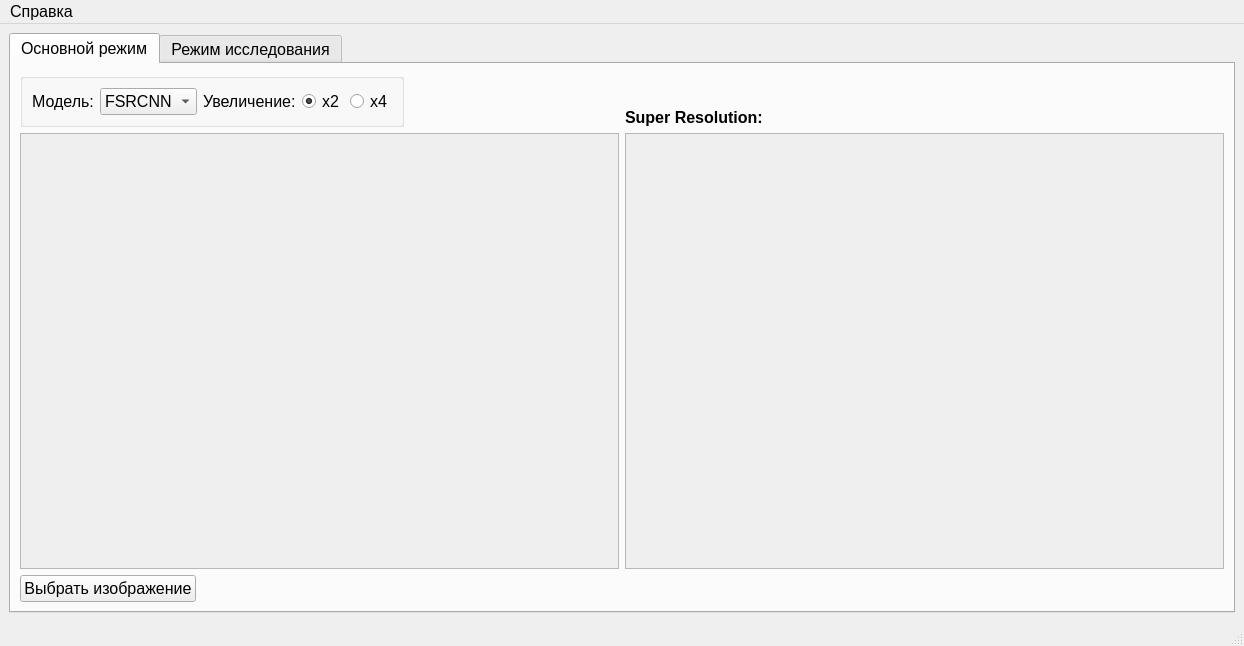
<?xml version="1.0" encoding="UTF-8"?>
<ui version="4.0">
 <class>MainWindow</class>
 <widget class="QMainWindow" name="MainWindow">
  <property name="geometry">
   <rect>
    <x>0</x>
    <y>0</y>
    <width>1244</width>
    <height>646</height>
   </rect>
  </property>
  <property name="sizePolicy">
   <sizepolicy hsizetype="Preferred" vsizetype="Preferred">
    <horstretch>0</horstretch>
    <verstretch>0</verstretch>
   </sizepolicy>
  </property>
  <property name="font">
   <font>
    <pointsize>12</pointsize>
   </font>
  </property>
  <property name="windowTitle">
   <string>Infrared Super Resolution</string>
  </property>
  <widget class="QWidget" name="centralwidget">
   <layout class="QGridLayout" name="gridLayout_3">
    <item row="0" column="0">
     <widget class="QTabWidget" name="tabWidget">
      <property name="currentIndex">
       <number>0</number>
      </property>
      <widget class="QWidget" name="tab_2">
       <attribute name="title">
        <string>Основной режим</string>
       </attribute>
       <layout class="QGridLayout" name="gridLayout_5">
        <item row="0" column="0">
         <widget class="QGroupBox" name="gbToolbarProduction">
          <property name="sizePolicy">
           <sizepolicy hsizetype="Fixed" vsizetype="Fixed">
            <horstretch>0</horstretch>
            <verstretch>0</verstretch>
           </sizepolicy>
          </property>
          <property name="title">
           <string/>
          </property>
          <property name="alignment">
           <set>Qt::AlignLeading|Qt::AlignLeft|Qt::AlignVCenter</set>
          </property>
          <layout class="QGridLayout" name="gridLayout_4">
           <property name="sizeConstraint">
            <enum>QLayout::SetDefaultConstraint</enum>
           </property>
           <item row="0" column="8">
            <widget class="QRadioButton" name="rbProduction_x4">
             <property name="sizePolicy">
              <sizepolicy hsizetype="Fixed" vsizetype="Fixed">
               <horstretch>0</horstretch>
               <verstretch>0</verstretch>
              </sizepolicy>
             </property>
             <property name="text">
              <string>x4</string>
             </property>
            </widget>
           </item>
           <item row="0" column="7">
            <widget class="QRadioButton" name="rbProduction_x2">
             <property name="sizePolicy">
              <sizepolicy hsizetype="Fixed" vsizetype="Fixed">
               <horstretch>0</horstretch>
               <verstretch>0</verstretch>
              </sizepolicy>
             </property>
             <property name="text">
              <string>x2</string>
             </property>
             <property name="checked">
              <bool>true</bool>
             </property>
            </widget>
           </item>
           <item row="0" column="1" colspan="5">
            <widget class="QComboBox" name="cbProductionChooseModel">
             <property name="sizePolicy">
              <sizepolicy hsizetype="Fixed" vsizetype="Fixed">
               <horstretch>0</horstretch>
               <verstretch>0</verstretch>
              </sizepolicy>
             </property>
             <property name="font">
              <font>
               <pointsize>12</pointsize>
              </font>
             </property>
             <property name="toolTip">
              <string/>
             </property>
             <property name="sizeAdjustPolicy">
              <enum>QComboBox::AdjustToContents</enum>
             </property>
             <item>
              <property name="text">
               <string>FSRCNN</string>
              </property>
             </item>
             <item>
              <property name="text">
               <string>VDSR</string>
              </property>
             </item>
             <item>
              <property name="text">
               <string>EDSR</string>
              </property>
             </item>
             <item>
              <property name="text">
               <string>ESPCN</string>
              </property>
             </item>
            </widget>
           </item>
           <item row="0" column="6">
            <widget class="QLabel" name="label_4">
             <property name="text">
              <string>Увеличение:</string>
             </property>
            </widget>
           </item>
           <item row="0" column="0">
            <widget class="QLabel" name="label_3">
             <property name="text">
              <string>Модель:</string>
             </property>
            </widget>
           </item>
          </layout>
         </widget>
        </item>
        <item row="1" column="1">
         <widget class="QScrollArea" name="saProductionSRImage">
          <property name="widgetResizable">
           <bool>true</bool>
          </property>
          <widget class="QWidget" name="scrollAreaWidgetContents_6">
           <property name="geometry">
            <rect>
             <x>0</x>
             <y>0</y>
             <width>596</width>
             <height>451</height>
            </rect>
           </property>
          </widget>
         </widget>
        </item>
        <item row="0" column="1">
         <widget class="QLabel" name="lbProductionSR">
          <property name="font">
           <font>
            <weight>75</weight>
            <bold>true</bold>
           </font>
          </property>
          <property name="text">
           <string>Super Resolution:</string>
          </property>
          <property name="alignment">
           <set>Qt::AlignBottom|Qt::AlignLeading|Qt::AlignLeft</set>
          </property>
         </widget>
        </item>
        <item row="1" column="0">
         <widget class="QScrollArea" name="saProductionInputImage">
          <property name="widgetResizable">
           <bool>true</bool>
          </property>
          <widget class="QWidget" name="scrollAreaWidgetContents_5">
           <property name="geometry">
            <rect>
             <x>0</x>
             <y>0</y>
             <width>596</width>
             <height>451</height>
            </rect>
           </property>
          </widget>
         </widget>
        </item>
        <item row="2" column="0">
         <widget class="QPushButton" name="btnProductionChooseImage">
          <property name="sizePolicy">
           <sizepolicy hsizetype="Fixed" vsizetype="Fixed">
            <horstretch>0</horstretch>
            <verstretch>0</verstretch>
           </sizepolicy>
          </property>
          <property name="text">
           <string>Выбрать изображение</string>
          </property>
         </widget>
        </item>
       </layout>
      </widget>
      <widget class="QWidget" name="tab">
       <attribute name="title">
        <string>Режим исследования</string>
       </attribute>
       <widget class="QGroupBox" name="gbToolbarResearch">
        <property name="geometry">
         <rect>
          <x>30</x>
          <y>30</y>
          <width>1171</width>
          <height>501</height>
         </rect>
        </property>
        <property name="sizePolicy">
         <sizepolicy hsizetype="Fixed" vsizetype="Fixed">
          <horstretch>0</horstretch>
          <verstretch>0</verstretch>
         </sizepolicy>
        </property>
        <property name="title">
         <string/>
        </property>
        <property name="alignment">
         <set>Qt::AlignLeading|Qt::AlignLeft|Qt::AlignVCenter</set>
        </property>
        <property name="flat">
         <bool>false</bool>
        </property>
        <widget class="QRadioButton" name="rbResearch_x2">
         <property name="geometry">
          <rect>
           <x>280</x>
           <y>30</y>
           <width>40</width>
           <height>23</height>
          </rect>
         </property>
         <property name="sizePolicy">
          <sizepolicy hsizetype="Fixed" vsizetype="Fixed">
           <horstretch>0</horstretch>
           <verstretch>0</verstretch>
          </sizepolicy>
         </property>
         <property name="text">
          <string>x2</string>
         </property>
         <property name="checked">
          <bool>true</bool>
         </property>
        </widget>
        <widget class="QRadioButton" name="rbResearch_x4">
         <property name="geometry">
          <rect>
           <x>330</x>
           <y>30</y>
           <width>40</width>
           <height>23</height>
          </rect>
         </property>
         <property name="sizePolicy">
          <sizepolicy hsizetype="Fixed" vsizetype="Fixed">
           <horstretch>0</horstretch>
           <verstretch>0</verstretch>
          </sizepolicy>
         </property>
         <property name="text">
          <string>x4</string>
         </property>
        </widget>
        <widget class="QComboBox" name="cbResearchChooseModel">
         <property name="geometry">
          <rect>
           <x>80</x>
           <y>30</y>
           <width>85</width>
           <height>25</height>
          </rect>
         </property>
         <property name="sizePolicy">
          <sizepolicy hsizetype="Fixed" vsizetype="Fixed">
           <horstretch>0</horstretch>
           <verstretch>0</verstretch>
          </sizepolicy>
         </property>
         <property name="font">
          <font>
           <pointsize>12</pointsize>
          </font>
         </property>
         <property name="toolTip">
          <string/>
         </property>
         <property name="sizeAdjustPolicy">
          <enum>QComboBox::AdjustToContents</enum>
         </property>
         <item>
          <property name="text">
           <string>FSRCNN</string>
          </property>
         </item>
         <item>
          <property name="text">
           <string>VDSR</string>
          </property>
         </item>
         <item>
          <property name="text">
           <string>EDSR</string>
          </property>
         </item>
         <item>
          <property name="text">
           <string>ESPCN</string>
          </property>
         </item>
        </widget>
        <widget class="QPushButton" name="btnResearchChooseImage">
         <property name="geometry">
          <rect>
           <x>10</x>
           <y>430</y>
           <width>181</width>
           <height>31</height>
          </rect>
         </property>
         <property name="sizePolicy">
          <sizepolicy hsizetype="Fixed" vsizetype="Fixed">
           <horstretch>0</horstretch>
           <verstretch>0</verstretch>
          </sizepolicy>
         </property>
         <property name="text">
          <string>Выбрать изображение</string>
         </property>
        </widget>
        <widget class="QScrollArea" name="saResearchInputImage">
         <property name="geometry">
          <rect>
           <x>10</x>
           <y>60</y>
           <width>360</width>
           <height>360</height>
          </rect>
         </property>
         <property name="sizePolicy">
          <sizepolicy hsizetype="Fixed" vsizetype="Fixed">
           <horstretch>0</horstretch>
           <verstretch>0</verstretch>
          </sizepolicy>
         </property>
         <property name="minimumSize">
          <size>
           <width>360</width>
           <height>360</height>
          </size>
         </property>
         <property name="widgetResizable">
          <bool>true</bool>
         </property>
         <widget class="QWidget" name="scrollAreaWidgetContents_2">
          <property name="geometry">
           <rect>
            <x>0</x>
            <y>0</y>
            <width>358</width>
            <height>358</height>
           </rect>
          </property>
         </widget>
        </widget>
        <widget class="QLabel" name="lbResearchBicubic">
         <property name="geometry">
          <rect>
           <x>390</x>
           <y>140</y>
           <width>178</width>
           <height>19</height>
          </rect>
         </property>
         <property name="text">
          <string>Интерполяция (bicubic):</string>
         </property>
         <property name="alignment">
          <set>Qt::AlignBottom|Qt::AlignHCenter</set>
         </property>
        </widget>
        <widget class="QScrollArea" name="saResearchBicubicImage">
         <property name="geometry">
          <rect>
           <x>390</x>
           <y>170</y>
           <width>250</width>
           <height>250</height>
          </rect>
         </property>
         <property name="sizePolicy">
          <sizepolicy hsizetype="Fixed" vsizetype="Fixed">
           <horstretch>0</horstretch>
           <verstretch>0</verstretch>
          </sizepolicy>
         </property>
         <property name="minimumSize">
          <size>
           <width>250</width>
           <height>250</height>
          </size>
         </property>
         <property name="widgetResizable">
          <bool>true</bool>
         </property>
         <widget class="QWidget" name="scrollAreaWidgetContents">
          <property name="geometry">
           <rect>
            <x>0</x>
            <y>0</y>
            <width>248</width>
            <height>248</height>
           </rect>
          </property>
         </widget>
        </widget>
        <widget class="QLabel" name="lbResearchSR">
         <property name="geometry">
          <rect>
           <x>650</x>
           <y>140</y>
           <width>145</width>
           <height>19</height>
          </rect>
         </property>
         <property name="font">
          <font>
           <weight>75</weight>
           <bold>true</bold>
          </font>
         </property>
         <property name="text">
          <string>Super Resolution:</string>
         </property>
         <property name="alignment">
          <set>Qt::AlignBottom|Qt::AlignHCenter</set>
         </property>
        </widget>
        <widget class="QScrollArea" name="saResearchSRImage">
         <property name="geometry">
          <rect>
           <x>650</x>
           <y>170</y>
           <width>250</width>
           <height>250</height>
          </rect>
         </property>
         <property name="sizePolicy">
          <sizepolicy hsizetype="Fixed" vsizetype="Fixed">
           <horstretch>0</horstretch>
           <verstretch>0</verstretch>
          </sizepolicy>
         </property>
         <property name="minimumSize">
          <size>
           <width>250</width>
           <height>250</height>
          </size>
         </property>
         <property name="widgetResizable">
          <bool>true</bool>
         </property>
         <widget class="QWidget" name="scrollAreaWidgetContents_3">
          <property name="geometry">
           <rect>
            <x>0</x>
            <y>0</y>
            <width>248</width>
            <height>248</height>
           </rect>
          </property>
         </widget>
        </widget>
        <widget class="QScrollArea" name="saResearchGTImage">
         <property name="geometry">
          <rect>
           <x>910</x>
           <y>170</y>
           <width>250</width>
           <height>250</height>
          </rect>
         </property>
         <property name="sizePolicy">
          <sizepolicy hsizetype="Fixed" vsizetype="Fixed">
           <horstretch>0</horstretch>
           <verstretch>0</verstretch>
          </sizepolicy>
         </property>
         <property name="minimumSize">
          <size>
           <width>250</width>
           <height>250</height>
          </size>
         </property>
         <property name="widgetResizable">
          <bool>true</bool>
         </property>
         <widget class="QWidget" name="scrollAreaWidgetContents_4">
          <property name="geometry">
           <rect>
            <x>0</x>
            <y>0</y>
            <width>248</width>
            <height>248</height>
           </rect>
          </property>
         </widget>
        </widget>
        <widget class="QLabel" name="lbResearchGT">
         <property name="geometry">
          <rect>
           <x>910</x>
           <y>140</y>
           <width>98</width>
           <height>19</height>
          </rect>
         </property>
         <property name="text">
          <string>Ground truth:</string>
         </property>
         <property name="alignment">
          <set>Qt::AlignBottom|Qt::AlignHCenter</set>
         </property>
        </widget>
        <widget class="QPushButton" name="btnResearchChooseROI">
         <property name="geometry">
          <rect>
           <x>210</x>
           <y>430</y>
           <width>161</width>
           <height>31</height>
          </rect>
         </property>
         <property name="text">
          <string>Выбрать фрагмент</string>
         </property>
        </widget>
        <widget class="QLabel" name="lbResearchBicubicMetrics">
         <property name="enabled">
          <bool>true</bool>
         </property>
         <property name="geometry">
          <rect>
           <x>390</x>
           <y>430</y>
           <width>151</width>
           <height>41</height>
          </rect>
         </property>
         <property name="text">
          <string>PSNR:
SSIM:</string>
         </property>
         <property name="alignment">
          <set>Qt::AlignLeading|Qt::AlignLeft|Qt::AlignTop</set>
         </property>
        </widget>
        <widget class="QLabel" name="lbResearchSRMetrics">
         <property name="enabled">
          <bool>true</bool>
         </property>
         <property name="geometry">
          <rect>
           <x>650</x>
           <y>430</y>
           <width>151</width>
           <height>41</height>
          </rect>
         </property>
         <property name="text">
          <string>PSNR:
SSIM:</string>
         </property>
         <property name="alignment">
          <set>Qt::AlignLeading|Qt::AlignLeft|Qt::AlignTop</set>
         </property>
        </widget>
        <widget class="QLabel" name="label">
         <property name="geometry">
          <rect>
           <x>10</x>
           <y>30</y>
           <width>81</width>
           <height>21</height>
          </rect>
         </property>
         <property name="text">
          <string>Модель:</string>
         </property>
        </widget>
        <widget class="QLabel" name="label_2">
         <property name="geometry">
          <rect>
           <x>180</x>
           <y>30</y>
           <width>91</width>
           <height>21</height>
          </rect>
         </property>
         <property name="text">
          <string>Увеличение:</string>
         </property>
        </widget>
       </widget>
      </widget>
     </widget>
    </item>
   </layout>
  </widget>
  <widget class="QMenuBar" name="menubar">
   <property name="geometry">
    <rect>
     <x>0</x>
     <y>0</y>
     <width>1244</width>
     <height>21</height>
    </rect>
   </property>
   <widget class="QMenu" name="menu">
    <property name="title">
     <string>Справка</string>
    </property>
    <addaction name="action"/>
    <addaction name="action_2"/>
   </widget>
   <addaction name="menu"/>
  </widget>
  <widget class="QStatusBar" name="statusbar"/>
  <action name="action">
   <property name="text">
    <string>Показать справку</string>
   </property>
  </action>
  <action name="action_2">
   <property name="text">
    <string>О программе</string>
   </property>
  </action>
 </widget>
 <resources/>
 <connections/>
</ui>
